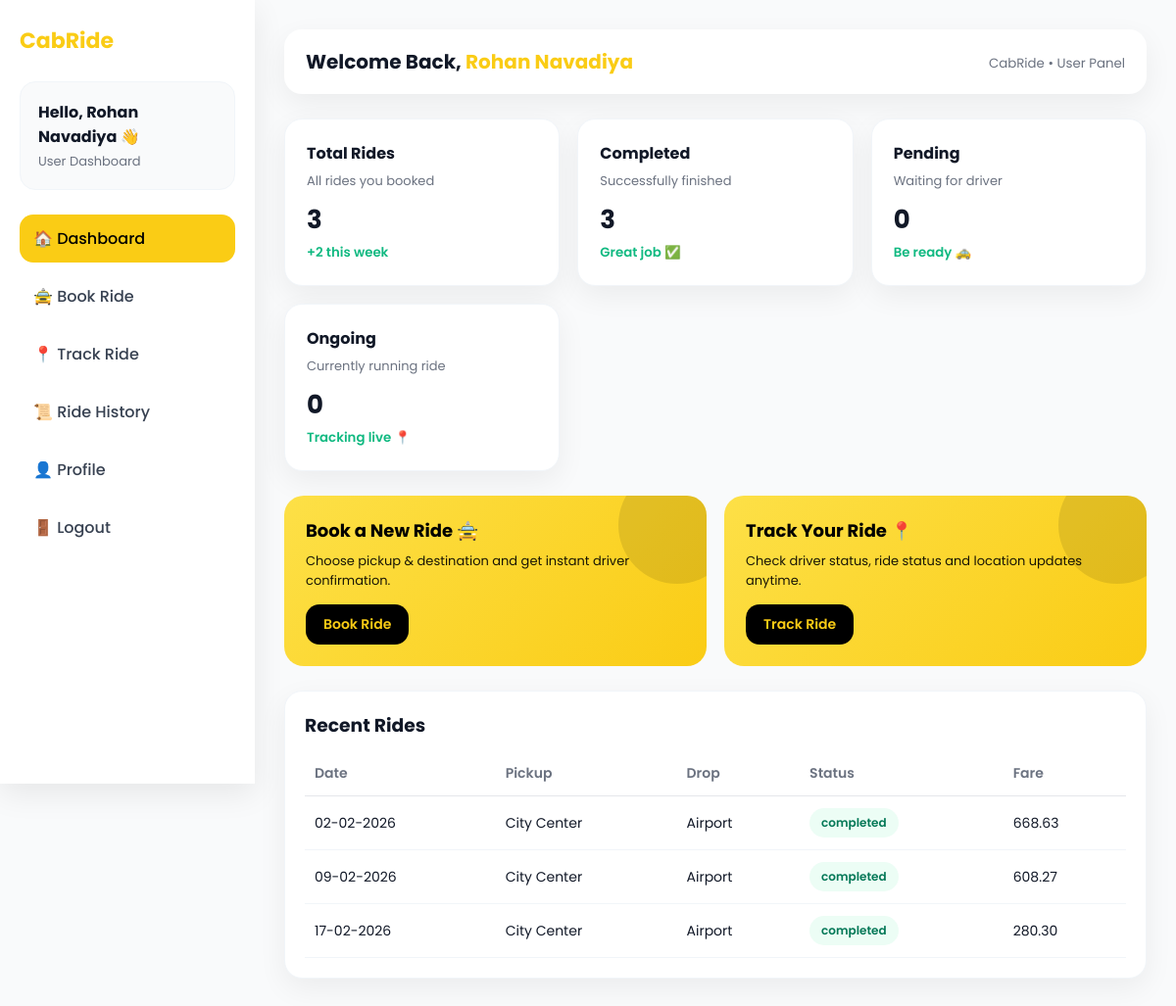
The page /User/dashboard.php (signed in) on the database its author committed.
### tables this page shows
CREATE TABLE `bookings` (
  `id` int(11) NOT NULL,
  `user_id` int(11) NOT NULL,
  `driver_id` int(11) DEFAULT NULL,
  `pickup_location` varchar(255) NOT NULL,
  `drop_location` varchar(255) NOT NULL,
  `distance_km` decimal(6,2) NOT NULL,
  `fare` decimal(10,2) NOT NULL,
  `status` enum('requested','accepted','ongoing','completed','cancelled') DEFAULT 'requested',
  `booking_time` timestamp NOT NULL DEFAULT current_timestamp()
);

### User/dashboard.php (the view, shortened to what this page needs)
<?php
require_once('../config/db.php');
if (!isset($_SESSION['user_id'])) { ?>
<?php }
$user_id = $_SESSION['user_id'];
$user_name = $_SESSION['user_name'];
?>
<!DOCTYPE html>
<html lang="en">
<head>
</head>
<body>
    <div class="wrapper">
        <div class="sidebar">
            <div class="brand">CabRide</div>
            <div class="profile-box">
                <h3>Hello, <?= $user_name; ?> 👋</h3>
                <p>User Dashboard</p>
            </div>
            <div class="menu">
                <a class="active" href="dashboard.php">🏠 Dashboard</a>
                <a href="book_ride.php">🚖 Book Ride</a>
                <a href="track_ride.php">📍 Track Ride</a>
                <a href="ride_history.php">📜 Ride History</a>
                <a href="profile.php">👤 Profile</a>
                <a href="logout.php">🚪 Logout</a>
            </div>
        </div>
        <div class="main">
            <div class="topbar">
                <h2>Welcome Back, <span><?= $user_name; ?></span></h2>
                <div>
                    <small style="color:#6b7280;">CabRide • User Panel</small>
                </div>
            </div>
            <div class="grid">
                <div class="card">
                    <h3>Total Rides</h3>
                    <p>All rides you booked</p>
                    <div class="value">
                        <?php
                        $sql = "select count(*) as Total_Rides from users u,bookings b where u.id=b.user_id and u.id=$user_id";
                        $result = mysqli_query($link, $sql) or die(mysqli_errno($link));
                        $row = mysqli_fetch_assoc($result);
                        extract($row);
                        echo $Total_Rides;
                        ?>
                    </div>
                    <small>+2 this week</small>
                </div>
                <div class="card">
                    <h3>Completed</h3>
                    <p>Successfully finished</p>
                    <div class="value">
                        <?php
                        $sql = "select count(*) as Total_Rides from users u,bookings b where u.id=b.user_id and b.status='completed' and u.id=$user_id";
                        $result = mysqli_query($link, $sql) or die(mysqli_errno($link));
                        $row = mysqli_fetch_assoc($result);
                        extract($row);
                        echo $Total_Rides;
                        ?>
                    </div>
                    <small>Great job ✅</small>
                </div>
                <div class="card">
                    <h3>Pending</h3>
                    <p>Waiting for driver</p>
                    <div class="value">
                        <?php
                        $sql = "select count(*) as Total_Rides from users u,bookings b where u.id=b.user_id and b.status='requested' and u.id=$user_id";
                        $result = mysqli_query($link, $sql) or die(mysqli_errno($link));
                        $row = mysqli_fetch_assoc($result);
                        extract($row);
                        echo $Total_Rides;
                        ?>
                    </div>
                    <small>Be ready 🚕</small>
                </div>
                <div class="card">
                    <h3>Ongoing</h3>
                    <p>Currently running ride</p>
                    <div class="value">
                        <?php
                        $sql = "select count(*) as Total_Rides from users u,bookings b where u.id=b.user_id and b.status='ongoing' and u.id=$user_id";
                        $result = mysqli_query($link, $sql) or die(mysqli_errno($link));
                        $row = mysqli_fetch_assoc($result);
                        extract($row);
                        echo $Total_Rides;
                        ?>
                    </div>
                    <small>Tracking live 📍</small>
                </div>
            </div>
            <div class="actions">
                <div class="action-card">
                    <h3>Book a New Ride 🚖</h3>
                    <p>Choose pickup & destination and get instant driver confirmation.</p>
                    <a href="book_ride.php">Book Ride</a>
                </div>
                <div class="action-card">
                    <h3>Track Your Ride 📍</h3>
                    <p>Check driver status, ride status and location updates anytime.</p>
                    <a href="track_ride.php">Track Ride</a>
                </div>
            </div>
            <div class="section">
                <h3>Recent Rides</h3>
                <table class="table">
                    <thead>
                        <tr>
                            <th>Date</th>
                            <th>Pickup</th>
                            <th>Drop</th>
                            <th>Status</th>
                            <th>Fare</th>
                        </tr>
                    </thead>
                    <tbody>
                        <?php
                        $sql = "select booking_time,pickup_location,drop_location,status,fare from bookings where user_id=$user_id limit 5";
                        $result = mysqli_query($link, $sql) or die(mysqli_errno($link));
                        while ($row = mysqli_fetch_assoc($result)) {
                            extract($row);
                        ?>
                            <tr>
                                <td><?= date("d-m-Y", strtotime($booking_time)); ?></td>
                                <td><?= $pickup_location; ?></td>
                                <td><?= $drop_location; ?></td>
                                <td><span class="badge <?= $status; ?>"><?= $status; ?></span></td>
                                <td><?= $fare; ?></td>
                            </tr>
                        <?php } ?>
                    </tbody>
                </table>
            </div>
        </div>
    </div>
</body>
</html>

### User/dashboard.php (style rules this page uses)
* { margin: 0; padding: 0; box-sizing: border-box; font-family: 'Poppins', sans-serif; }
body { background: #f9fafb; color: #111827; }
.wrapper { display: flex; min-height: 100vh; }
.sidebar { width: 260px; background: #fff; box-shadow: 0 10px 30px rgba(0, 0, 0, 0.08); padding: 25px 20px; position: sticky; top: 0; height: 100vh; }
.brand { font-size: 22px; font-weight: 700; color: #facc15; margin-bottom: 25px; }
.profile-box { background: #f9fafb; border-radius: 16px; padding: 18px; margin-bottom: 25px; border: 1px solid #f1f5f9; }
.profile-box h3 { font-size: 16px; margin-bottom: 3px; }
.profile-box p { font-size: 13px; color: #6b7280; }
.menu a { display: flex; align-items: center; gap: 12px; padding: 12px 14px; border-radius: 14px; text-decoration: none; color: #374151; font-weight: 500; margin-bottom: 10px; transition: 0.25s; }
.menu a.active { background: #facc15; color: #000; }
.main { flex: 1; padding: 30px; }
.topbar { background: #fff; padding: 18px 22px; border-radius: 18px; box-shadow: 0 10px 30px rgba(0, 0, 0, 0.06); display: flex; align-items: center; justify-content: space-between; margin-bottom: 25px; }
.topbar h2 { font-size: 20px; }
.topbar span { color: #facc15; font-weight: 700; }
.grid { display: grid; grid-template-columns: repeat(auto-fit, minmax(220px, 1fr)); gap: 18px; margin-bottom: 25px; }
.card { background: #fff; border-radius: 18px; padding: 22px; box-shadow: 0 10px 30px rgba(0, 0, 0, 0.06); border: 1px solid #f1f5f9; transition: 0.25s; }
.card h3 { font-size: 16px; margin-bottom: 6px; }
.card p { color: #6b7280; font-size: 13px; margin-bottom: 10px; }
.card .value { font-size: 26px; font-weight: 700; color: #111827; }
.card small { color: #10b981; font-weight: 600; }
.actions { display: grid; grid-template-columns: repeat(auto-fit, minmax(260px, 1fr)); gap: 18px; }
.action-card { background: linear-gradient(135deg, #fde047, #facc15); border-radius: 20px; padding: 22px; color: #000; position: relative; overflow: hidden; }
.action-card h3 { font-size: 18px; margin-bottom: 8px; }
.action-card p { font-size: 13px; opacity: 0.9; margin-bottom: 14px; }
.action-card a { display: inline-block; text-decoration: none; background: #000; color: #facc15; padding: 10px 18px; border-radius: 14px; font-weight: 600; font-size: 14px; }
.action-card::after { content: ""; width: 120px; height: 120px; background: rgba(0, 0, 0, 0.1); position: absolute; right: -30px; top: -30px; border-radius: 50%; }
.section { background: #fff; border-radius: 18px; padding: 20px; box-shadow: 0 10px 30px rgba(0, 0, 0, 0.06); border: 1px solid #f1f5f9; margin-top: 25px; }
.section h3 { margin-bottom: 12px; }
.table { width: 100%; border-collapse: collapse; }
.table th, .table td { padding: 12px 10px; text-align: left; font-size: 14px; }
.table th { color: #6b7280; font-weight: 600; border-bottom: 1px solid #e5e7eb; }
.table td { border-bottom: 1px solid #f1f5f9; }
.badge { padding: 6px 12px; border-radius: 20px; font-size: 12px; font-weight: 600; display: inline-block; }
.completed { background: #ecfdf5; color: #047857; }

### rows shown on the page
bookings: booking_time "02-02-2026", pickup_location "City Center", drop_location "Airport", status "completed", fare "668.63"
bookings: booking_time "09-02-2026", pickup_location "City Center", drop_location "Airport", status "completed", fare "608.27"
bookings: booking_time "17-02-2026", pickup_location "City Center", drop_location "Airport", status "completed", fare "280.30"

### other values the page prints
$user_name "Rohan Navadiya"
$Total_Rides "3"
$Total_Rides "0"
